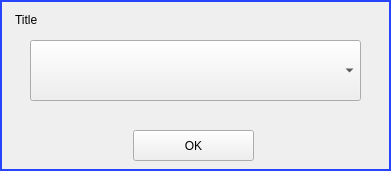
<?xml version="1.0" encoding="UTF-8"?>
<ui version="4.0">
 <class>Form</class>
 <widget class="QWidget" name="Form">
  <property name="geometry">
   <rect>
    <x>0</x>
    <y>0</y>
    <width>391</width>
    <height>171</height>
   </rect>
  </property>
  <property name="windowTitle">
   <string>Form</string>
  </property>
  <property name="styleSheet">
   <string notr="true"/>
  </property>
  <widget class="QPushButton" name="CloseBtn">
   <property name="geometry">
    <rect>
     <x>133</x>
     <y>130</y>
     <width>121</width>
     <height>31</height>
    </rect>
   </property>
   <property name="text">
    <string>OK</string>
   </property>
  </widget>
  <widget class="QLabel" name="label">
   <property name="geometry">
    <rect>
     <x>15</x>
     <y>10</y>
     <width>361</width>
     <height>20</height>
    </rect>
   </property>
   <property name="text">
    <string>Title</string>
   </property>
  </widget>
  <widget class="QLabel" name="label_2">
   <property name="geometry">
    <rect>
     <x>0</x>
     <y>0</y>
     <width>391</width>
     <height>171</height>
    </rect>
   </property>
   <property name="styleSheet">
    <string notr="true">border: 2px solid rgb(39, 68, 255);</string>
   </property>
   <property name="text">
    <string/>
   </property>
  </widget>
  <widget class="QComboBox" name="comboBox">
   <property name="geometry">
    <rect>
     <x>30</x>
     <y>40</y>
     <width>331</width>
     <height>61</height>
    </rect>
   </property>
  </widget>
  <zorder>label_2</zorder>
  <zorder>CloseBtn</zorder>
  <zorder>label</zorder>
  <zorder>comboBox</zorder>
 </widget>
 <resources/>
 <connections/>
</ui>
